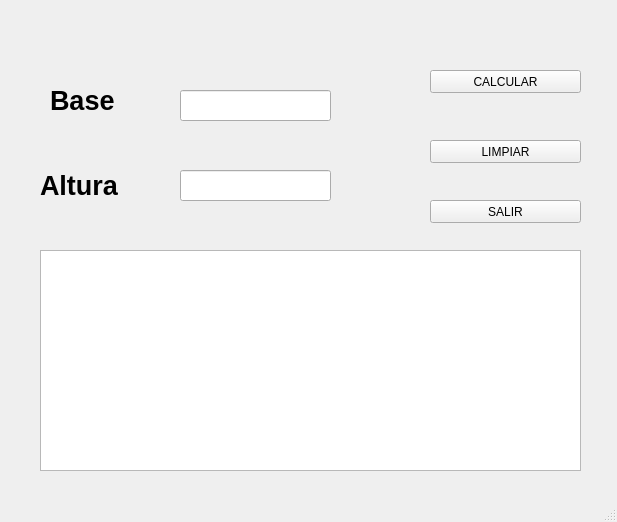
<?xml version="1.0" encoding="UTF-8"?>
<ui version="4.0">
 <class>MainWindow</class>
 <widget class="QMainWindow" name="MainWindow">
  <property name="geometry">
   <rect>
    <x>0</x>
    <y>0</y>
    <width>617</width>
    <height>522</height>
   </rect>
  </property>
  <property name="windowTitle">
   <string>MainWindow</string>
  </property>
  <widget class="QWidget" name="centralwidget">
   <widget class="QLabel" name="lblBase">
    <property name="geometry">
     <rect>
      <x>50</x>
      <y>80</y>
      <width>81</width>
      <height>41</height>
     </rect>
    </property>
    <property name="font">
     <font>
      <pointsize>20</pointsize>
      <weight>75</weight>
      <bold>true</bold>
     </font>
    </property>
    <property name="text">
     <string>Base</string>
    </property>
   </widget>
   <widget class="QLabel" name="lblAltura">
    <property name="geometry">
     <rect>
      <x>40</x>
      <y>170</y>
      <width>91</width>
      <height>31</height>
     </rect>
    </property>
    <property name="font">
     <font>
      <pointsize>20</pointsize>
      <weight>75</weight>
      <bold>true</bold>
     </font>
    </property>
    <property name="text">
     <string>Altura</string>
    </property>
   </widget>
   <widget class="QPushButton" name="btnCalcular">
    <property name="geometry">
     <rect>
      <x>430</x>
      <y>70</y>
      <width>151</width>
      <height>23</height>
     </rect>
    </property>
    <property name="text">
     <string>CALCULAR</string>
    </property>
   </widget>
   <widget class="QPushButton" name="btnLimpiar">
    <property name="geometry">
     <rect>
      <x>430</x>
      <y>140</y>
      <width>151</width>
      <height>23</height>
     </rect>
    </property>
    <property name="text">
     <string>LIMPIAR</string>
    </property>
   </widget>
   <widget class="QPushButton" name="btnSalir">
    <property name="geometry">
     <rect>
      <x>430</x>
      <y>200</y>
      <width>151</width>
      <height>23</height>
     </rect>
    </property>
    <property name="text">
     <string>SALIR</string>
    </property>
   </widget>
   <widget class="QLineEdit" name="txtAltura">
    <property name="geometry">
     <rect>
      <x>180</x>
      <y>170</y>
      <width>151</width>
      <height>31</height>
     </rect>
    </property>
   </widget>
   <widget class="QLineEdit" name="txtBase">
    <property name="geometry">
     <rect>
      <x>180</x>
      <y>90</y>
      <width>151</width>
      <height>31</height>
     </rect>
    </property>
   </widget>
   <widget class="QTextEdit" name="txtS">
    <property name="geometry">
     <rect>
      <x>40</x>
      <y>250</y>
      <width>541</width>
      <height>221</height>
     </rect>
    </property>
   </widget>
  </widget>
  <widget class="QMenuBar" name="menubar">
   <property name="geometry">
    <rect>
     <x>0</x>
     <y>0</y>
     <width>617</width>
     <height>21</height>
    </rect>
   </property>
  </widget>
  <widget class="QStatusBar" name="statusbar"/>
 </widget>
 <resources/>
 <connections/>
</ui>
